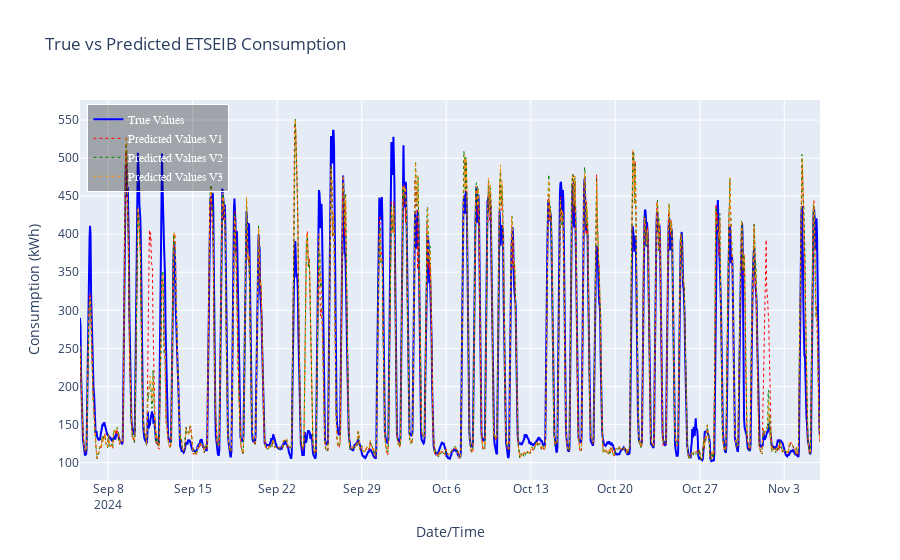

The code cell stored with this chart in its notebook:
### Markdown cell above
<div style="background-color: #f0f0f0; padding: 25px; border-radius: 5px; margin-top: 25px;">

Plot the 3 model version results
    
</div>

### Code cell
from sklearn.feature_selection import RFE


import plotly.graph_objects as go

# Create the figure
fig = go.Figure()

# Add the trace for the actual consumption (True Values)
fig.add_trace(go.Scatter(x=y_test.index, y=y_test, mode='lines', name='True Values',
                         line=dict(color='blue', width=2)))

# Add the trace for the predicted consumption (Predicted Values)
fig.add_trace(go.Scatter(x=y_test.index, y=y_predict_v1, mode='lines', name='Predicted Values V1',
                         line=dict(color='red', width=1, dash='dot')))  # 'dot' for less separated dashes

# Add the trace for the predicted consumption (Predicted Values)
fig.add_trace(go.Scatter(x=y_test.index, y=y_predict_v2, mode='lines', name='Predicted Values V2',
                         line=dict(color='green', width=1, dash='dot')))  # 'dot' for less separated dashes

# Add the trace for the predicted consumption (Predicted Values)
fig.add_trace(go.Scatter(x=y_test.index, y=y_predict_v3, mode='lines', name='Predicted Values V3',
                         line=dict(color='darkorange', width=1, dash='dot')))  # 'dot' for less separated dashes


# Update layout for a more beautiful plot
fig.update_layout(
    title='True vs Predicted ETSEIB Consumption',
    xaxis_title='Date/Time',
    yaxis_title='Consumption (kWh)',
    template='plotly',  # dark theme, can change to 'plotly' for light theme
    hovermode='x unified',  # hover over to show values for both lines at a time
    legend=dict(
        x=0.01, y=0.99,  # position of legend
        traceorder='normal',
        font=dict(family="Arial", size=12, color="white"),
        bgcolor='rgba(0, 0, 0, 0.3)',
        bordercolor='white',
        borderwidth=1
    ),
   
   
)

# Show the plot
fig.show()

### Figure 1 — Plotly figure (JSON) as saved in the notebook; plotly's stock layout.template omitted (floating-point values rounded to 4 significant figures; data arrays with more than 128 entries replaced by an {"elided": "..."} marker saying what was removed)
{"data": [{"line": {"color": "blue", "width": 2}, "mode": "lines", "name": "True Values", "type": "scatter", "x": {"elided": "1473 str values"}, "y": {"elided": "1473 int values"}}, {"line": {"color": "red", "dash": "dot", "width": 1}, "mode": "lines", "name": "Predicted Values V1", "type": "scatter", "x": {"elided": "1473 str values"}, "y": {"elided": "1473 float values"}}, {"line": {"color": "green", "dash": "dot", "width": 1}, "mode": "lines", "name": "Predicted Values V2", "type": "scatter", "x": {"elided": "1473 str values"}, "y": {"elided": "1473 float values"}}, {"line": {"color": "darkorange", "dash": "dot", "width": 1}, "mode": "lines", "name": "Predicted Values V3", "type": "scatter", "x": {"elided": "1473 str values"}, "y": {"elided": "1473 float values"}}], "layout": {"hovermode": "x unified", "legend": {"bgcolor": "rgba(0, 0, 0, 0.3)", "bordercolor": "white", "borderwidth": 1, "font": {"color": "white", "family": "Arial", "size": 12}, "traceorder": "normal", "x": 0.01, "y": 0.99}, "title": {"text": "True vs Predicted ETSEIB Consumption"}, "xaxis": {"title": {"text": "Date/Time"}}, "yaxis": {"title": {"text": "Consumption (kWh)"}}}}
